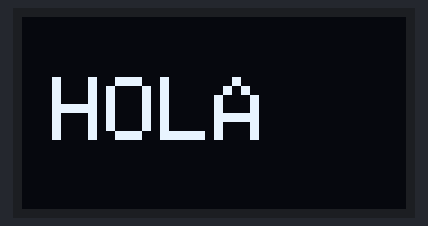
A sketch run on a simulated Arduino Uno, built with avr-gcc and run on an emulated ATmega328P. On the bench: 128×64 one-colour display.

Above: at 0.1 s.

The sketch:

ESP8266_mini_OLED.ino
```cpp
#include <Wire.h>
#include <Adafruit_GFX.h>
#include <Adafruit_SSD1306.h>

#define ANCHO_PANTALLA 128
#define ALTO_PANTALLA 64
#define OLED_RESET    -1  // Reset no conectado
Adafruit_SSD1306 display(ANCHO_PANTALLA, ALTO_PANTALLA, &Wire, OLED_RESET);

void setup() {
  Serial.begin(115200);

  // Inicializar pantalla
  if (!display.begin(SSD1306_SWITCHCAPVCC, 0x3C)) {  // Dirección I2C 0x3C por defecto
    Serial.println(F("No se encontró pantalla OLED"));
    while (true);
  }

  display.clearDisplay();
  display.setTextSize(3);             // Tamaño de letra
  display.setTextColor(SSD1306_WHITE); // Color blanco
  display.setCursor(10, 20);           // Posición en la pantalla
  display.println("HOLA");            // Texto a mostrar
  display.display();                  // Mostrar en pantalla
}

void loop() {
  // Nada por ahora
}
```
